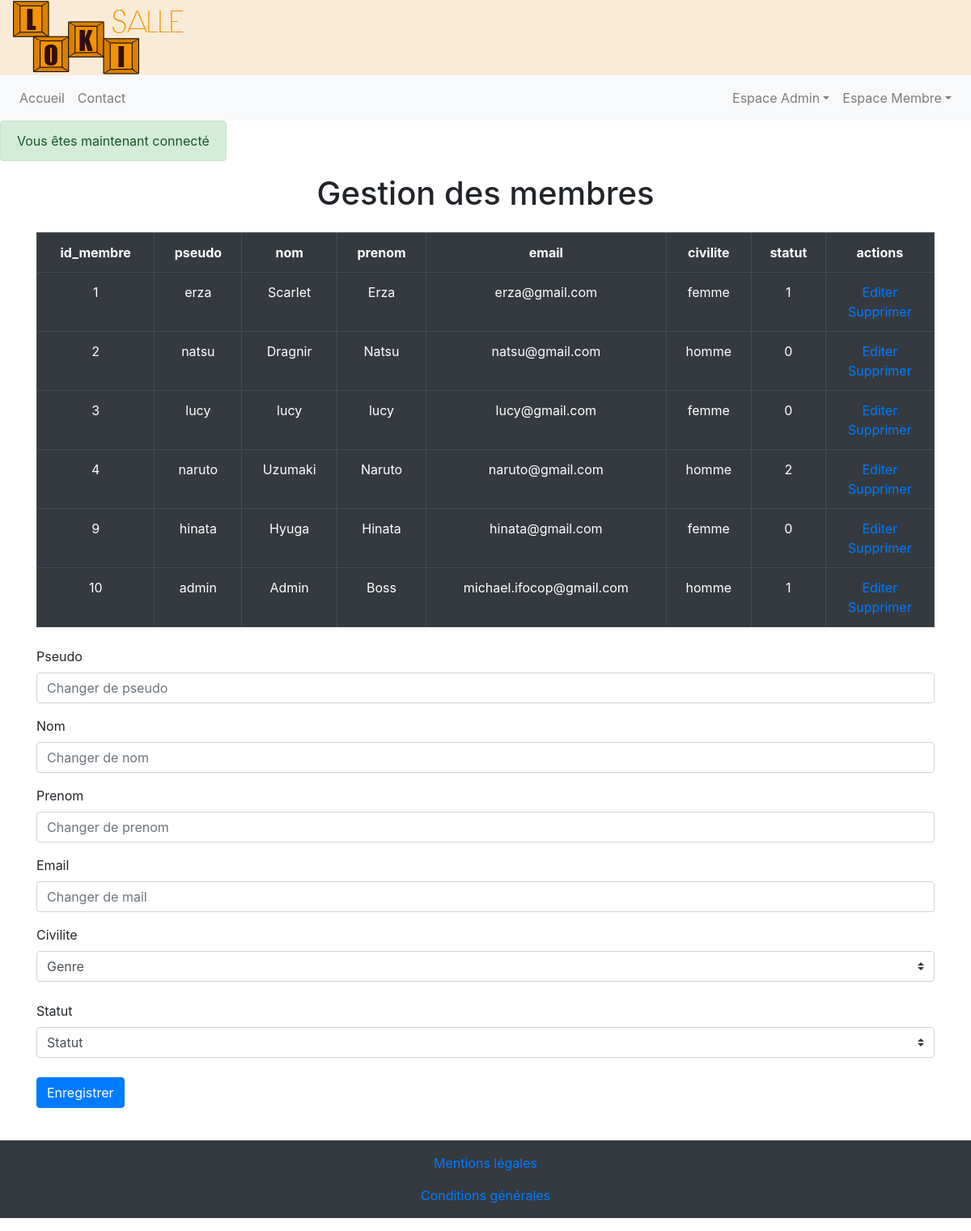
Page /memberManagement.php?type=membre&editer=1 (signed in) on the committed database.
### tables this page shows
CREATE TABLE `membre` (
  `id_membre` int(3) NOT NULL,
  `pseudo` varchar(20) NOT NULL,
  `mdp` varchar(60) NOT NULL,
  `nom` varchar(20) NOT NULL,
  `prenom` varchar(20) NOT NULL,
  `email` varchar(50) NOT NULL,
  `civilite` enum('homme','femme') NOT NULL,
  `statut` int(1) NOT NULL,
  `date_enregistrement` datetime NOT NULL,
  `confirmation_token` varchar(60) DEFAULT NULL,
  `confirmed_at` datetime DEFAULT NULL,
  `reset_token` varchar(60) DEFAULT NULL,
  `reset_at` datetime DEFAULT NULL,
  `remember_token` varchar(250) DEFAULT NULL
);

### memberManagement.php (the view, shortened to what this page needs)
<?php
require_once "header.php";
require_once "db_second.php";
$membres = $bdd->query('SELECT * FROM membre ORDER BY id_membre ASC LIMIT 0,20');
?>
<div class="container">
    <h1>Gestion des membres</h1>
      <table class="table table-dark table-bordered text-center mt-4">
         <tr>
            <th scope="col">id_membre</th>
            <th scope="col">pseudo</th>
            <th scope="col">nom</th>
            <th scope="col">prenom</th>
            <th scope="col">email</th>
            <th scope="col">civilite</th>
            <th scope="col">statut</th>
            <th scope="col">actions</th>
         </tr>
         <?php while($m = $membres->fetch()) { ?>
            <tr>
               <td scope="col"><?= $m['id_membre'] ?></td>
               <td scope="col"><?= $m['pseudo'] ?></td>
               <td scope="col"><?= $m['nom'] ?></td>
               <td scope="col"><?= $m['prenom'] ?></td>
               <td scope="col"><?= $m['email'] ?></td>
               <td scope="col"><?= $m['civilite'] ?></td>
               <td scope="col"><?= $m['statut'] ?></td>
               <td scope="col">
                  <a href="memberManagement.php?type=membre&editer=<?= $m['id_membre'] ?>">Editer</a><br>
                  <a href="memberManagement.php?type=membre&supprime=<?= $m['id_membre'] ?>">Supprimer</a>
               </td>
            </tr>
         <?php } ?>
      </table>
      <?php if (isset($_GET['editer'])) : ?>
      <form action="" method="POST" class="mt-4">
         <div class="form-group">
            <label for="">Pseudo</label>
            <input class="form-control" type="text" name="username" placeholder="Changer de pseudo">
         </div>
         <div class="form-group">
            <label for="">Nom</label>
            <input class="form-control" type="text" name="name" placeholder="Changer de nom">
         </div>
         <div class="form-group">
            <label for="">Prenom</label>
            <input class="form-control" type="text" name="surname" placeholder="Changer de prenom">
         </div>
         <div class="form-group">
            <label for="">Email</label>
            <input class="form-control" type="email" name="email" placeholder="Changer de mail">
         </div>
         <div class="form-group my-1">
            <label class="mr-sm-2" for="inlineFormCustomSelect">Civilite</label>
            <select class="custom-select mr-sm-2" name="sexe" id="inlineFormCustomSelect">
               <option value="" selected>Genre</option>
            </select>
         </div>
         <div class="form-group my-4">
            <label class="mr-sm-2" for="inlineFormCustomSelect2">Statut</label>
            <select class="custom-select mr-sm-2" name="statut" id="inlineFormCustomSelect2">
               <option value="" selected>Statut</option>
            </select>
         </div>
        <button class="btn btn-primary mb-4" name="submit">Enregistrer</button>
    </form>
    <?php else : ?>
   <?php endif; ?>
</div>
<?php require_once "footer.php"; ?>

### css/style.css (style rules this page uses)
body { width: 100%; margin: 0; padding: 0; }
h1 { text-align: center; }

### rows in the picture
membre: id_membre "1", pseudo "erza", nom "Scarlet", prenom "Erza", email "erza@gmail.com", civilite "femme", statut "1"
membre: id_membre "2", pseudo "natsu", nom "Dragnir", prenom "Natsu", email "natsu@gmail.com", civilite "homme", statut "0"
membre: id_membre "3", pseudo "lucy", nom "lucy", prenom "lucy", email "lucy@gmail.com", civilite "femme", statut "0"
membre: id_membre "4", pseudo "naruto", nom "Uzumaki", prenom "Naruto", email "naruto@gmail.com", civilite "homme", statut "2"
membre: id_membre "9", pseudo "hinata", nom "Hyuga", prenom "Hinata", email "hinata@gmail.com", civilite "femme", statut "0"
membre: id_membre "10", pseudo "admin", nom "Admin", prenom "Boss", email "michael.ifocop@gmail.com", civilite "homme", statut "1"

### other values in the picture
$message "Vous êtes maintenant connecté"
